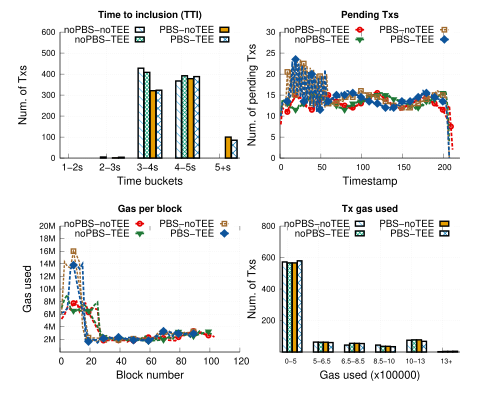

gnuplot code for this plot:
# 
# Author: Peterson Yuhala
#

#set term postscript size 3.3in,2.8in linewidth 1 color eps enhanced 22
set term postscript size 5in,4in linewidth 1 color eps enhanced 22
#call "common.gnuplot" "3.4in, 3.9in"
set encoding utf8

set output "op_geth_stress.eps"
set datafile separator comma

load "styles.inc"
load "common.gnuplot" 
load "linetypes.gnuplot"

## Variables
COEFF = 1000  # how much we multiply values; in this case we are changin seconds to milli seconds


mp_startx=0.12
mp_starty=0.08
mp_height=0.80
mp_rowgap=0.17
mp_colgap=0.08
mp_width=0.80      


font_size = 14
label_size = 18

eval mpSetup(2,2)

set ytics nomirror
set grid y
set ytics font ",12"


eval mpNext
# --- GRAPH a (top left)


set title "Time to inclusion (TTI)" font "Helvetica-bold,14" #offset 0,-0.2

set ylabel "Num. of Txs" font ",16"  offset 2.5,0
set xlabel "Time buckets" font ",16"
set xtics font ",14"


set xtics("1-2s" 0, "2-3s" 1, "3-4s" 2, "4-5s" 3, "5+s" 4) font ",14"
#set xtics rotate by 60

set style fill solid border -1
set boxwidth 0.15
set xtics offset 0.4,0.4,0
set ytics offset 0.5,0,0
set xlabel offset 0,1,0

dx=0.08
#set offset 25, -0.5, 0, 0 #left,right,top,bottom

#set xrange[0:400]
set yrange [0:600]

#set key samplen 1 font ",14" at graph 0.5,0.95
#set key maxrows 1 samplen 0.5 width -2 invert center at graph 1.1,1.125 font ",12"
#set key samplen 1 font ",14" at graph 0.5,0.95

set key samplen 0.75 maxrows 2 at graph 0.5, 0.98 center font ",14"



plot 'data/stress/nopbs_notee_stress_tti.csv' u ($1-dx):3 t "noPBS-noTEE" with boxes ls 1 lc rgb C2 fillstyle pattern 4, \
    'data/stress/nopbs_tee_stress_tti.csv' u ($1+dx):3 t "noPBS-TEE"  with boxes ls 1 lc rgb C3 fillstyle pattern 2, \
    'data/stress/pbs_notee_op-geth-stress_tti.csv' u ($1+3*dx):3 t "PBS-noTEE"  with boxes ls 1 lc rgb C1 fillstyle pattern 3, \
    'data/stress/pbs_tee_op-geth_stress_tti.csv' u ($1+5*dx):3 t "PBS-TEE"  with boxes ls 1 lc rgb C5 fillstyle pattern 9
     
unset xtics
eval mpNext
# --- GRAPH b (top right)
set xrange[0:220]


set yrange [0:30]
set title "Pending Txs" font "Helvetica-bold,14" #offset 0,-0.2

set ylabel "Num. of pending Txs" font ",16"  offset 2.5,0
set xlabel "Timestamp" font ",16" 
set xtics offset 0,0.4,0 font ",12"


#set key samplen 1 maxrows 1 center top outside at graph 0.5, 1.0 font ",14"

plot 'data/stress/nopbs_notee_stress_pending_tx_smoothed.csv' u 1:4 every 2  w l ls 2006 notitle, \
      '' u 1:4 every 10 t "noPBS-noTEE" w lp ls 2006, \
     'data/stress/nopbs_tee_stress_pending_tx_smoothed.csv' u 1:4 every 2  w l ls 2007 notitle, \
     '' u 1:4 every 10 t "noPBS-TEE" w lp ls 2007, \
     'data/stress/pbs_notee_op-geth-stress_pending_tx_smoothed.csv' u 1:4 every 2 w l ls 22004 notitle, \
     '' u 1:4 every 10 t "PBS-noTEE" w lp ls 22004, \
     'data/stress/pbs_tee_op-geth_stress_pending_tx_smoothed.csv' u 1:4 every 2 w l ls 22001 notitle, \
        '' u 1:4 every 10 t "PBS-TEE" w lp ls 22001

unset xrange
eval mpNext
# --- GRAPH bottom left

set title "Gas per block" font "Helvetica-bold,14" 
set xlabel "Block number" font ",16"
set xtics font ",14"

set style fill solid border -1



#unset key 
set ylabel "Gas used" font ",16"  offset 2,0
#set key samplen 1 maxrows 1 center top outside at graph 0.5, 1.0 font ",14"
set yrange [0:20000000]
set xrange [0:120]
# Gas per block for stress bench is much higher than erc20 and uniswap
#set ytics("200k" 200000, "400k" 400000, "600k" 600000, "800k" 800000, "1M" 1000000) font ",12"
#set ytics("2M" 2000000, "4M" 4000000, "6M" 6000000, "8M" 8000000, "10M" 10000000, "12M" 12000000) font ",12"
set ytics("2M" 2000000, "4M" 4000000, "6M" 6000000, "8M" 8000000, "10M" 10000000, "12M" 12000000, "14M" 14000000, "16M" 16000000, "18M" 18000000, "20M" 20000000) font ",12"


plot 'data/stress/nopbs_notee_stress_gas_per_block.csv' u 1:3 every 2  w l ls 2006 notitle, \
      '' u 1:3 every 10 t "noPBS-noTEE" w lp ls 2006, \
     'data/stress/nopbs_tee_stress_gas_per_block.csv' u 1:3 every 2  w l ls 2007 notitle, \
     '' u 1:3 every 10 t "noPBS-TEE" w lp ls 2007, \
     'data/stress/pbs_notee_op-geth-stress_gas_per_block.csv' u 1:3 every 2 w l ls 22004 notitle, \
     '' u 1:3 every 10 t "PBS-noTEE" w lp ls 22004, \
     'data/stress/pbs_tee_op-geth_stress_gas_per_block.csv' u 1:3 every 2 w l ls 22001 notitle, \
        '' u 1:3 every 10 t "PBS-TEE" w lp ls 22001
     

eval mpNext
# --- GRAPH: bottom right
set yrange [0:800]
unset xrange

set style fill solid border -1
set boxwidth 0.15
set xtics offset 0.4,0.4,0
set ytics offset 0.5,0,0
set xlabel offset 0,1,0


#set xtics("0-500k" 0, "500k-650k" 1, "650k-850k" 2, "850k-1M" 3, "1M-1.3M" 4, "1.3M+" 5) offset 0,0.3,0 font ",10"
set xtics("0-5" 0, "5-6.5" 1, "6.5-8.5" 2, "8.5-10" 3, "10-13" 4, "13+" 5 ) font ",10"
#set xtics rotate by 45
#set xrange [-0.7:10]



set ytics("200" 200, "400" 400, "600" 600, "800" 800, "1000" 1000) font ",12"

set title "Tx gas used" font "Helvetica-bold,14" #offset 0,-0.2

set ylabel "Num. of Txs" font ",16"  offset 2.5,0
set xlabel "Gas used (x100000)" font ",16"
dx=0.08

#set label "min = 1μs" at graph 0.6,0.9 font ",16"
#set label "avg = 2^{48}μs" at graph 0.6,0.78 font ",16"
#set label "max = 2^{64}-1μs" at graph 0.6,0.65 font ",16"

#set key samplen 1 maxrows 1 center top outside at graph 0.5, 1.0 font ",14"

plot 'data/stress/nopbs_notee_stress_tx_gas_used.csv' u ($1-dx):3 t "noPBS-noTEE" with boxes ls 1 lc rgb C2 fillstyle pattern 4, \
     'data/stress/nopbs_tee_stress_tx_gas_used.csv' u ($1+dx):3 t "noPBS-TEE" with boxes ls 1 lc rgb C3 fillstyle pattern 2, \
     'data/stress/pbs_notee_op-geth-stress_tx_gas_used.csv' u ($1+3*dx):3 t "PBS-noTEE"  with boxes ls 1 lc rgb C1 fillstyle pattern 3, \
     'data/stress/pbs_tee_op-geth_stress_tx_gas_used.csv' u ($1+5*dx):3 t "PBS-TEE"  with boxes ls 1 lc rgb C5 fillstyle pattern 9

     
!epstopdf "op_geth_stress.eps"
!rm "op_geth_stress.eps"
quit
